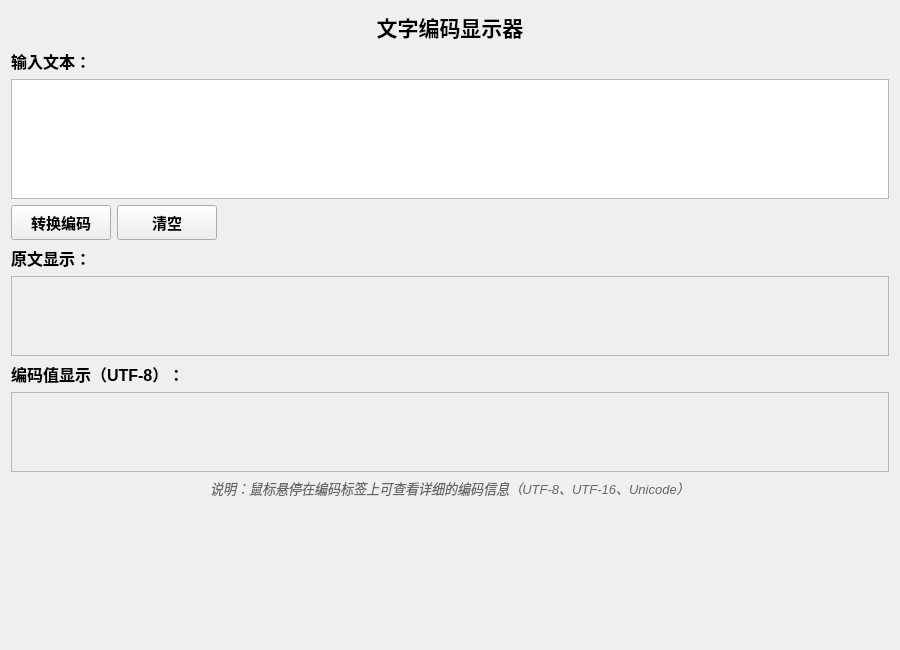
<?xml version="1.0" encoding="UTF-8"?>
<ui version="4.0">
 <class>Widget</class>
 <widget class="QWidget" name="Widget">
  <property name="geometry">
   <rect>
    <x>0</x>
    <y>0</y>
    <width>900</width>
    <height>650</height>
   </rect>
  </property>
  <property name="windowTitle">
   <string>文字编码显示器</string>
  </property>
  <layout class="QVBoxLayout" name="verticalLayout_main">
   <item>
    <widget class="QLabel" name="titleLabel">
     <property name="text">
      <string>文字编码显示器</string>
     </property>
     <property name="alignment">
      <set>Qt::AlignCenter</set>
     </property>
     <property name="font">
      <font>
       <pointsize>16</pointsize>
       <weight>75</weight>
       <bold>true</bold>
      </font>
     </property>
    </widget>
   </item>
   <item>
    <widget class="QLabel" name="inputLabel">
     <property name="text">
      <string>输入文本：</string>
     </property>
     <property name="font">
      <font>
       <pointsize>12</pointsize>
       <weight>75</weight>
       <bold>true</bold>
      </font>
     </property>
    </widget>
   </item>
   <item>
    <widget class="QTextEdit" name="textEdit">
     <property name="maximumSize">
      <size>
       <width>16777215</width>
       <height>120</height>
      </size>
     </property>
     <property name="font">
      <font>
       <pointsize>12</pointsize>
      </font>
     </property>
    </widget>
   </item>
   <item>
    <layout class="QHBoxLayout" name="buttonLayout">
     <item>
      <widget class="QPushButton" name="convertButton">
       <property name="text">
        <string>转换编码</string>
       </property>
       <property name="font">
        <font>
         <pointsize>11</pointsize>
         <weight>75</weight>
         <bold>true</bold>
        </font>
       </property>
       <property name="minimumSize">
        <size>
         <width>100</width>
         <height>35</height>
        </size>
       </property>
      </widget>
     </item>
     <item>
      <widget class="QPushButton" name="pushButton">
       <property name="text">
        <string>清空</string>
       </property>
       <property name="font">
        <font>
         <pointsize>11</pointsize>
         <weight>75</weight>
         <bold>true</bold>
        </font>
       </property>
       <property name="minimumSize">
        <size>
         <width>100</width>
         <height>35</height>
        </size>
       </property>
      </widget>
     </item>
     <item>
      <spacer name="horizontalSpacer">
       <property name="orientation">
        <enum>Qt::Horizontal</enum>
       </property>
       <property name="sizeHint" stdset="0">
        <size>
         <width>40</width>
         <height>20</height>
        </size>
       </property>
      </spacer>
     </item>
    </layout>
   </item>
   <item>
    <widget class="QLabel" name="originalLabel">
     <property name="text">
      <string>原文显示：</string>
     </property>
     <property name="font">
      <font>
       <pointsize>12</pointsize>
       <weight>75</weight>
       <bold>true</bold>
      </font>
     </property>
    </widget>
   </item>
   <item>
    <widget class="QScrollArea" name="originalScrollArea">
     <property name="maximumSize">
      <size>
       <width>16777215</width>
       <height>80</height>
      </size>
     </property>
     <property name="widgetResizable">
      <bool>true</bool>
     </property>
     <property name="horizontalScrollBarPolicy">
      <enum>Qt::ScrollBarAsNeeded</enum>
     </property>
     <property name="verticalScrollBarPolicy">
      <enum>Qt::ScrollBarAlwaysOff</enum>
     </property>
     <widget class="QWidget" name="originalTextContainer">
      <property name="geometry">
       <rect>
        <x>0</x>
        <y>0</y>
        <width>896</width>
        <height>78</height>
       </rect>
      </property>
     </widget>
    </widget>
   </item>
   <item>
    <widget class="QLabel" name="encodingLabel">
     <property name="text">
      <string>编码值显示（UTF-8）：</string>
     </property>
     <property name="font">
      <font>
       <pointsize>12</pointsize>
       <weight>75</weight>
       <bold>true</bold>
      </font>
     </property>
    </widget>
   </item>
   <item>
    <widget class="QScrollArea" name="encodingScrollArea">
     <property name="maximumSize">
      <size>
       <width>16777215</width>
       <height>80</height>
      </size>
     </property>
     <property name="widgetResizable">
      <bool>true</bool>
     </property>
     <property name="horizontalScrollBarPolicy">
      <enum>Qt::ScrollBarAsNeeded</enum>
     </property>
     <property name="verticalScrollBarPolicy">
      <enum>Qt::ScrollBarAlwaysOff</enum>
     </property>
     <widget class="QWidget" name="encodingTextContainer">
      <property name="geometry">
       <rect>
        <x>0</x>
        <y>0</y>
        <width>896</width>
        <height>78</height>
       </rect>
      </property>
     </widget>
    </widget>
   </item>
   <item>
    <widget class="QLabel" name="instructionLabel">
     <property name="text">
      <string>说明：鼠标悬停在编码标签上可查看详细的编码信息（UTF-8、UTF-16、Unicode）</string>
     </property>
     <property name="font">
      <font>
       <pointsize>10</pointsize>
       <italic>true</italic>
      </font>
     </property>
     <property name="styleSheet">
      <string>color: #666;</string>
     </property>
     <property name="alignment">
      <set>Qt::AlignCenter</set>
     </property>
    </widget>
   </item>
   <item>
    <spacer name="verticalSpacer">
     <property name="orientation">
      <enum>Qt::Vertical</enum>
     </property>
     <property name="sizeHint" stdset="0">
      <size>
       <width>20</width>
       <height>40</height>
      </size>
     </property>
    </spacer>
   </item>
  </layout>
 </widget>
 <resources/>
 <connections/>
</ui>
